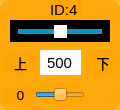
    <widget class="QWidget" name="widget_id4" native="true">
     <property name="geometry">
      <rect>
       <x>350</x>
       <y>210</y>
       <width>120</width>
       <height>110</height>
      </rect>
     </property>
     <property name="styleSheet">
      <string notr="true">background-color: rgb(255, 165, 0, 200);
border-radius:10px;</string>
     </property>
     <widget class="QSlider" name="horizontalSlider_pulse_4">
      <property name="geometry">
       <rect>
        <x>10</x>
        <y>20</y>
        <width>100</width>
        <height>22</height>
       </rect>
      </property>
      <property name="autoFillBackground">
       <bool>false</bool>
      </property>
      <property name="styleSheet">
       <string notr="true">QSlider{
	border-radius:0px;
	 background-color: rgb(0, 0, 0);
}

QSlider::handle {/*设置中间的那个滑动的键*/                           
    border: 10px solid rgb(255, 255, 255)
}
QSlider::handle:horizontal{
    width: -1px;
    margin: -4px; /* height */
}
QSlider::groove{
    background: rgb(10, 150, 200);
}
QSlider::groove:horizontal {
    height: 5px; 
	left:8px; right: 8px;
}</string>
      </property>
      <property name="minimum">
       <number>0</number>
      </property>
      <property name="maximum">
       <number>1000</number>
      </property>
      <property name="pageStep">
       <number>1</number>
      </property>
      <property name="value">
       <number>500</number>
      </property>
      <property name="orientation">
       <enum>Qt::Horizontal</enum>
      </property>
     </widget>
     <widget class="QLabel" name="label_ID4">
      <property name="geometry">
       <rect>
        <x>50</x>
        <y>0</y>
        <width>32</width>
        <height>20</height>
       </rect>
      </property>
      <property name="font">
       <font>
        <family>Arial</family>
        <pointsize>11</pointsize>
       </font>
      </property>
      <property name="styleSheet">
       <string notr="true">background-color: rgb(255, 255, 255， 0);
border-radius:0px;</string>
      </property>
      <property name="text">
       <string>ID:4</string>
      </property>
     </widget>
     <widget class="QLineEdit" name="lineEdit_4">
      <property name="geometry">
       <rect>
        <x>40</x>
        <y>50</y>
        <width>41</width>
        <height>25</height>
       </rect>
      </property>
      <property name="font">
       <font>
        <family>Arial</family>
        <pointsize>11</pointsize>
       </font>
      </property>
      <property name="autoFillBackground">
       <bool>false</bool>
      </property>
      <property name="styleSheet">
       <string notr="true">background-color: rgb(255, 255, 255);
border-radius:0px;</string>
      </property>
      <property name="text">
       <string>500</string>
      </property>
      <property name="alignment">
       <set>Qt::AlignCenter</set>
      </property>
      <property name="readOnly">
       <bool>false</bool>
      </property>
     </widget>
     <widget class="QLabel" name="label_down_2">
      <property name="geometry">
       <rect>
        <x>85</x>
        <y>53</y>
        <width>36</width>
        <height>21</height>
       </rect>
      </property>
      <property name="font">
       <font>
        <family>黑体</family>
        <pointsize>10</pointsize>
       </font>
      </property>
      <property name="styleSheet">
       <string notr="true">background-color: rgb(255, 255, 255， 0);</string>
      </property>
      <property name="text">
       <string>&lt;html&gt;&lt;head/&gt;&lt;body&gt;&lt;p align=&quot;center&quot;&gt;下&lt;/p&gt;&lt;/body&gt;&lt;/html&gt;</string>
      </property>
      <property name="alignment">
       <set>Qt::AlignCenter</set>
      </property>
     </widget>
     <widget class="QLabel" name="label_d4">
      <property name="geometry">
       <rect>
        <x>5</x>
        <y>87</y>
        <width>31</width>
        <height>16</height>
       </rect>
      </property>
      <property name="font">
       <font>
        <family>DejaVu Sans</family>
        <pointsize>10</pointsize>
       </font>
      </property>
      <property name="styleSheet">
       <string notr="true">background-color: rgb(255, 255, 255， 0);</string>
      </property>
      <property name="text">
       <string>0</string>
      </property>
      <property name="alignment">
       <set>Qt::AlignCenter</set>
      </property>
     </widget>
     <widget class="QLabel" name="label_up_2">
      <property name="geometry">
       <rect>
        <x>5</x>
        <y>53</y>
        <width>31</width>
        <height>21</height>
       </rect>
      </property>
      <property name="font">
       <font>
        <family>黑体</family>
        <pointsize>10</pointsize>
       </font>
      </property>
      <property name="styleSheet">
       <string notr="true">background-color: rgb(255, 255, 255， 0);</string>
      </property>
      <property name="text">
       <string>&lt;html&gt;&lt;head/&gt;&lt;body&gt;&lt;p align=&quot;center&quot;&gt;上&lt;/p&gt;&lt;/body&gt;&lt;/html&gt;</string>
      </property>
      <property name="alignment">
       <set>Qt::AlignCenter</set>
      </property>
     </widget>
     <widget class="QSlider" name="horizontalSlider_dev_4">
      <property name="geometry">
       <rect>
        <x>35</x>
        <y>85</y>
        <width>50</width>
        <height>20</height>
       </rect>
      </property>
      <property name="styleSheet">
       <string notr="true">background-color: rgb(255, 255, 255， 0);</string>
      </property>
      <property name="minimum">
       <number>-125</number>
      </property>
      <property name="maximum">
       <number>125</number>
      </property>
      <property name="pageStep">
       <number>1</number>
      </property>
      <property name="orientation">
       <enum>Qt::Horizontal</enum>
      </property>
     </widget>
    </widget>
